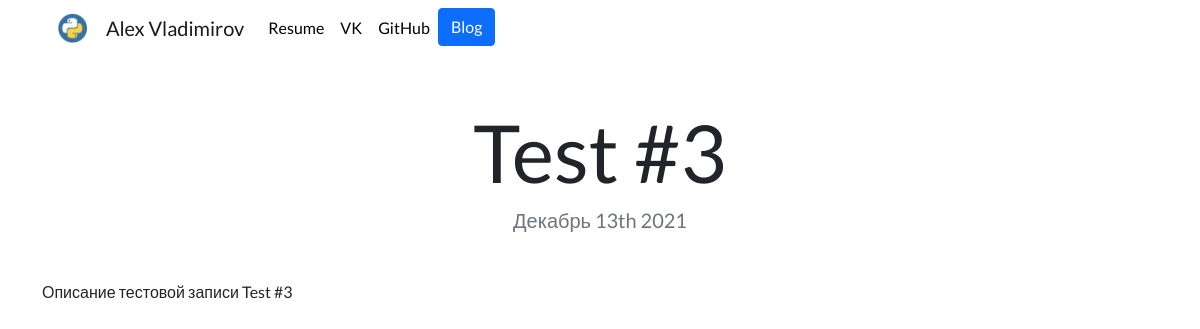
The page /blog/10/ on the database its author committed.
### blog/models.py (models this page shows, shortened)
class Blog(models.Model):
    title = models.CharField(max_length=200)
    description = models.TextField(default=None)
    date = models.DateField(default=datetime.now)

### blog/views.py (the view)
# urls.py: path('<int:blog_id>/', views.detail, name='detail'),
def detail(request, blog_id):
    blog = get_object_or_404(Blog, pk=blog_id)
    return render(request, 'blog/detail.html', {'blog':blog})

### blog/templates/blog/detail.html
{% extends 'portfolio/base.html' %}
{% load static %}
{% block content %}
<h1 class="text-center mt-5" id="blogdetailtitle">{{ blog.title }}</h1>
<h5 class="text-center text-muted mb-5">{{ blog.date|date:'F jS Y' }}</h5>
{{ blog.description|safe }}
{% endblock %}

### portfolio/static/portfolio/custom.css (style rules this page uses)
body { font-family: 'Lato', sans-serif; }
@media (min-width: 992px) { #blogdetailtitle { font-size: 5rem; } }

### rows shown on the page
Blog: title "Test #3", date "Декабрь 13th 2021", description "Описание тестовой записи Test #3"
